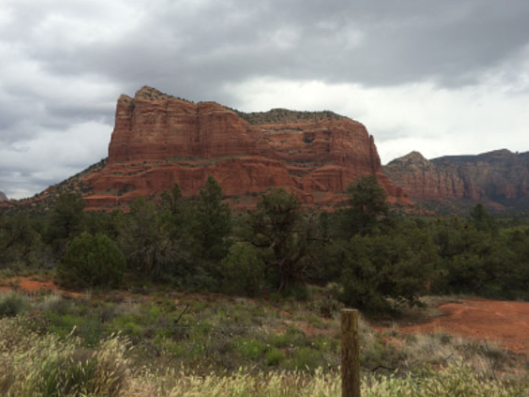
#> input picture Panorama image stitiching/left.jpg, 529 x 397 px
$ python task2.py   (older library calls are emulated)
#> lines starting #> are read from the running program, lines starting #| are printed output that depends on the picture; after the words box and inside, x2 and y2 are one past the last pixel; in counts of white or black regions, pixels touching at a corner belong together
#> further down, left_img is the input picture: shape (397, 529, 3); mean B, G, R 101.4, 112.9, 118.8
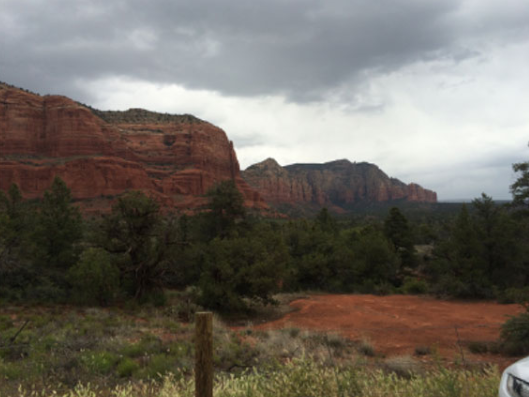
#> input picture Panorama image stitiching/right.jpg, 529 x 397 px
#> further down, right_img is the input picture: shape (397, 529, 3); mean B, G, R 97.1, 105.1, 110.5
"""
Image Stitching Problem
(Due date: Oct. 23, 3 P.M., 2019)
The goal of this task is to stitch two images of overlap into one image.
To this end, you need to find feature points of interest in one image, and then find
the corresponding ones in another image. After this, you can simply stitch the two images
by aligning the matched feature points.
For simplicity, the input two images are only clipped along the horizontal direction, which
means you only need to find the corresponding features in the same rows to achieve image stiching.
"""
import cv2
import numpy as np
import random

def solution(left_img, right_img):
    """
    :param left_img:
    :param right_img:
    :return: you need to return the result image which is stitched by left_img and right_img
    """
    #Converting images to Grayscale
    left_img_gray = cv2.cvtColor(left_img,cv2.COLOR_BGR2GRAY)
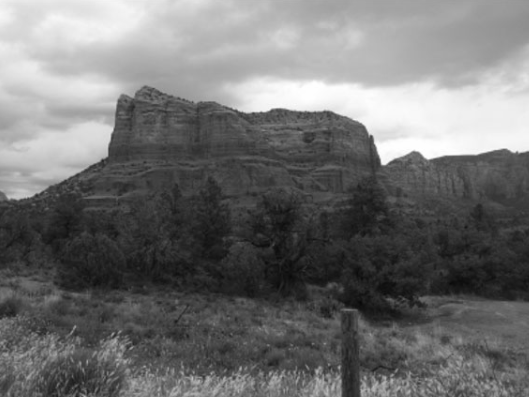
#> left_img_gray: shape (397, 529); min 7, max 255, mean 113.4
    right_img_gray = cv2.cvtColor(right_img,cv2.COLOR_BGR2GRAY)
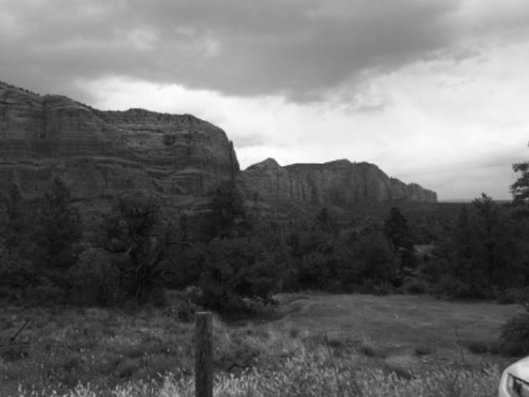
#> right_img_gray: shape (397, 529); min 5, max 254, mean 105.8

    #Finding sift-key points and descriptors for left and right images
    sift= cv2.xfeatures2d.SIFT_create()
    kp1,des1 = sift.detectAndCompute(right_img_gray,None)
#> kp1 = 531 keypoints; strongest (x, y, size): (246, 158, 14.1), (246, 157, 14.9), (273, 131, 59.8), (243, 166, 5.7)
    kp2,des2 = sift.detectAndCompute(left_img_gray,None)
#> kp2 = 886 keypoints; strongest (x, y, size): (388, 151, 15.5), (384, 161, 6), (419, 122, 67.7), (259, 96, 27.9)

    #Computing distances between every descriptor in one image and every descriptor in the other image.
    FLANN_INDEX_KDTREE = 0
    index_params = dict(algorithm = FLANN_INDEX_KDTREE, trees = 5)
    search_params = dict(checks = 50)
    flann = cv2.FlannBasedMatcher(index_params, search_params)
    matches = flann.knnMatch(des1,des2,k=2)
#> matches = 531 matches

    #Selecting the top best matches for each descriptor of an image.
    good=[]
    for match1,match2 in matches:
        if match1.distance < 0.5 * match2.distance:
            good.append(match1)
#> after the loop, good = 61 matches

    #calculating the homography matrix using RANSAC
    MIN_MATCH_COUNT = 10
    if len(good) > MIN_MATCH_COUNT:
        ptsA = np.float32([kp1[m.queryIdx].pt for m in good]).reshape(-1, 1, 2)
#> ptsA = 61 rows, first 8: [25.55, 354.1], [25.99, 339.2], [36.48, 164.8], [41.95, 94.24], [55.39, 89.77], [81.67, 109.9], [95.75, 111.9], [112.8, 334.6]
        ptsB = np.float32([kp2[m.trainIdx].pt for m in good]).reshape(-1, 1, 2)
#> ptsB = 61 rows, first 8: [187.5, 335.8], [186.7, 322.1], [192.2, 166], [195.7, 101.6], [206.9, 97.25], [228.9, 113.7], [241, 114.4], [260.1, 323.9]
        H, status = cv2.findHomography(ptsA, ptsB, cv2.RANSAC,5.0)
#> H = [[0.672, 0.0141, 160.5], [-0.125, 0.874, 21.6], [-0.000613, -1.64e-05, 1]]; status = 61 values from 1 to 1

    #Stiching the image using warp perspective
    result = cv2.warpPerspective(right_img, H,
			(left_img.shape[1] + right_img.shape[1], left_img.shape[0]+right_img.shape[0]))
    result[0:left_img.shape[0], 0:left_img.shape[1]] = left_img
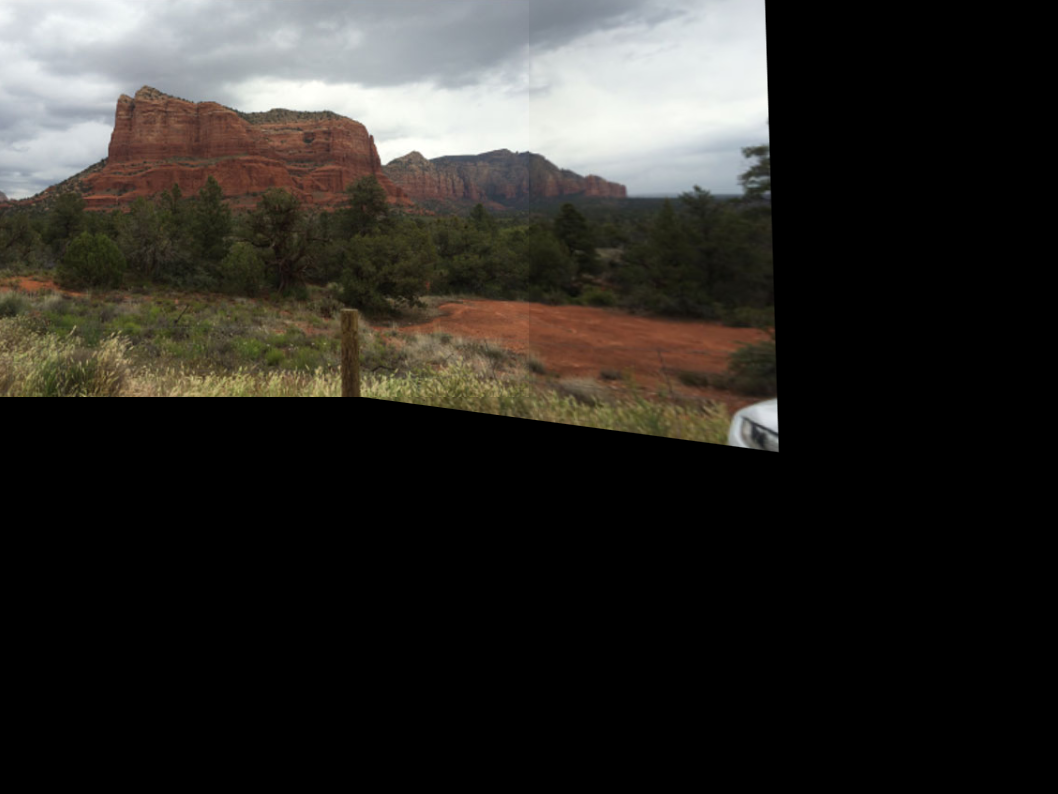
#> result: shape (794, 1058, 3); mean B, G, R 39.7, 43.7, 45.8

    #Removing the black region from the resultant image
    result_gray = cv2.cvtColor(result,cv2.COLOR_BGR2GRAY)
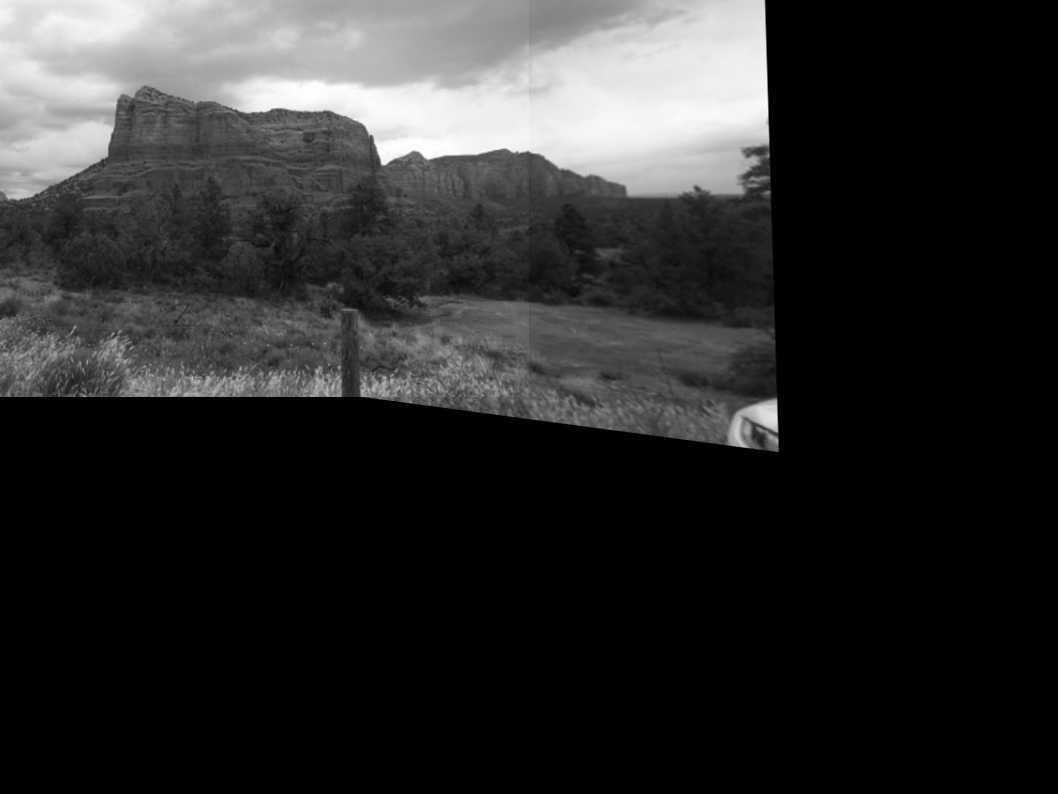
#> result_gray: shape (794, 1058); min 0, max 255, mean 43.9
    _,thresh = cv2.threshold(result_gray,1,255,cv2.THRESH_BINARY)
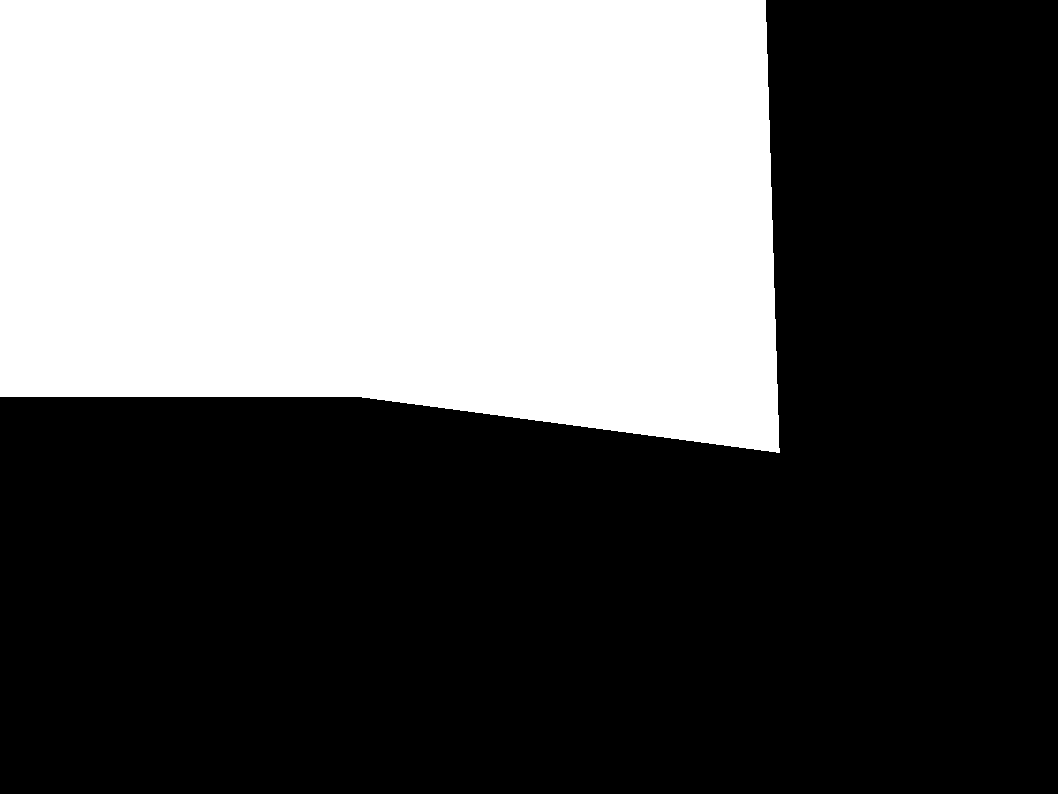
#> thresh: shape (794, 1058); 37.9% white; 1 white region
    _,contours,hierarchy = cv2.findContours(thresh,cv2.RETR_EXTERNAL,cv2.CHAIN_APPROX_SIMPLE)
#> contours = 1 contour; box (x1, y1, x2, y2) and area: (0, 0, 780, 453) 316958
    cnt = contours[0]
#> cnt = contour of 144 points, box (x1, y1, x2, y2) (0, 0, 780, 453), area 316958
    x,y,w,h = cv2.boundingRect(cnt)
#> x = 0; y = 0; w = 780; h = 453
    result = result[y:y+h,x:x+w]
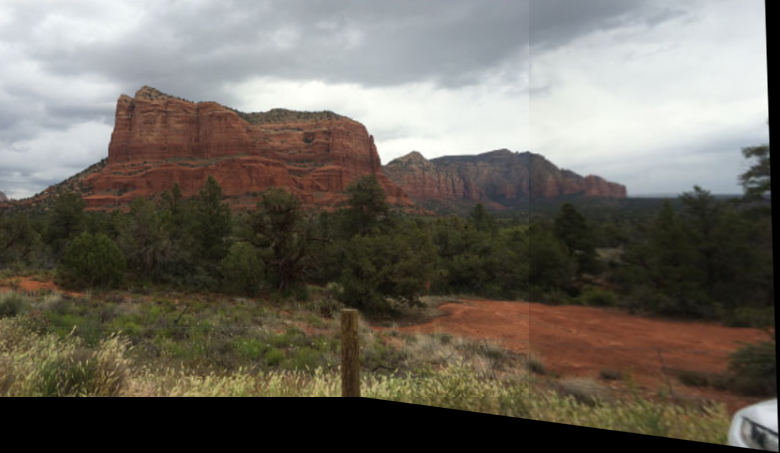
#> result: shape (453, 780, 3); mean B, G, R 94.5, 103.9, 108.9

    return result

if __name__ == "__main__":
    left_img = cv2.imread('left.jpg')
    right_img = cv2.imread('right.jpg')
    result_image = solution(left_img, right_img)
    cv2.imwrite('results/task2_result.jpg',result_image)
